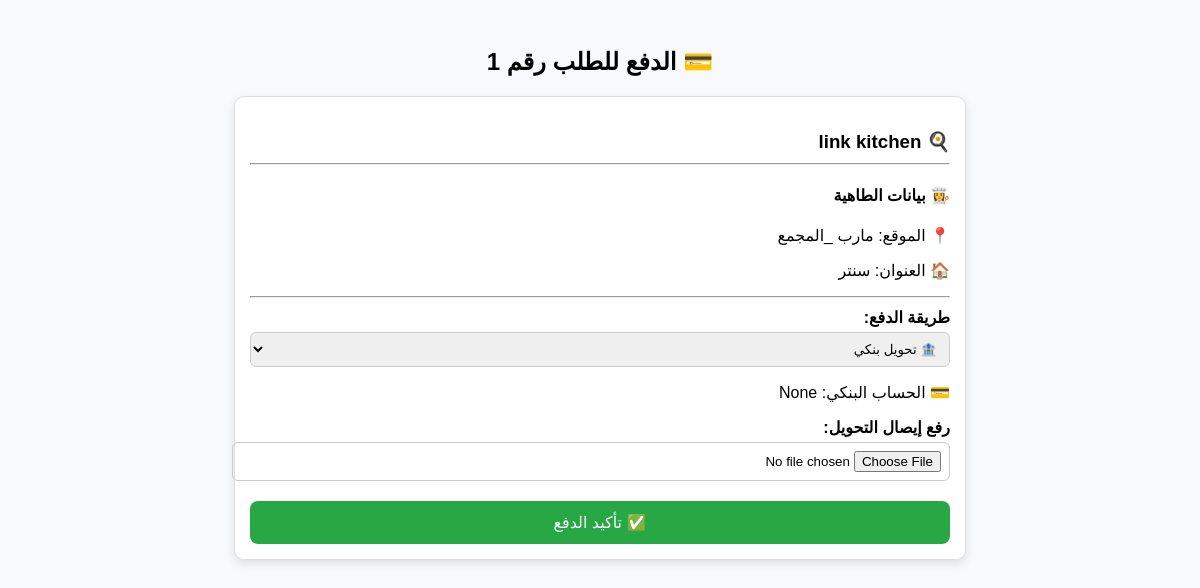
The page /checkout/1 on the database its author committed.
### app/models/order_model.py (models this page shows, shortened)
class Order(db.Model):
    __tablename__ = "orders"
    id = db.Column(db.Integer, primary_key=True, autoincrement=True)
    user_id = db.Column(db.Integer, db.ForeignKey("users.id"), nullable=False)
    user = db.relationship("User", back_populates="orders", foreign_keys=[user_id])
    customer_id = db.Column(db.Integer, db.ForeignKey("users.id"))
    customer = db.relationship("User", back_populates="customer_orders", foreign_keys=[customer_id])
    customer_name = db.Column(db.String(150))
    date = db.Column(db.DateTime, default=datetime.utcnow)
    total_price = db.Column(db.Float, nullable=False)
    status = db.Column(db.String(50), default="new")
    payment_method = db.Column(db.String(20), default="cash")
    proof_image = db.Column(db.String(200))
    kitchen_id = db.Column(db.Integer, db.ForeignKey("kitchens.id"), nullable=False)
    kitchen = db.relationship("Kitchen", backref="orders")
    order_items = db.relationship("OrderItem", back_populates="order", cascade="all, delete-orphan")

### app/models/kitchen_model.py (models this page shows, shortened)
class Kitchen(db.Model):
    __tablename__ = "kitchens"
    id = db.Column(db.Integer, primary_key=True, autoincrement=True)
    user_id = db.Column(db.Integer, db.ForeignKey("users.id"))
    kitchen_name = db.Column(db.String(150), nullable=False)
    kitchen_logo = db.Column(db.String(255))   # صورة شعار المطبخ
    bank_account_name = db.Column(db.String(150))
    bank_account_number = db.Column(db.String(100))
    chef_name = db.Column(db.String(150))   # اسم الطاهية
    chef_phone = db.Column(db.String(50))   # رقم الطاهية
    status = db.Column(db.String(20), default="pending")
    created_at = db.Column(db.TIMESTAMP, server_default=db.func.current_timestamp())
    featured = db.Column(db.Integer, default=0)  # 0 = عادي، 1 = مميز
    is_open = db.Column(db.Integer, default=1)   # 1 = مفتوح، 0 = مغلق
    location = db.Column(db.String(150))
    address = db.Column(db.String(255))  # أدق من location
    description = db.Column(db.Text)
    meals = db.relationship("Meal", back_populates="kitchen", cascade="all, delete-orphan")

### app/routes/shop_routes.py (the view, shortened to what this page needs)
@shop.route("/checkout/<int:order_id>", methods=["GET", "POST"])
def checkout(order_id):
    order = Order.query.get_or_404(order_id)
    return render_template("main/checkout.html", order=order)

### app/templates/main/checkout.html (shortened to what this page needs)
<!DOCTYPE html>
<html lang="ar" dir="rtl">
<head>
</head>
<body>
<h2>💳 الدفع للطلب رقم {{ order.id }}</h2>
<div class="kitchen-box">
    <h3>🍳 {{ order.kitchen.kitchen_name }}</h3>
    <hr>
    <h4>👩‍🍳 بيانات الطاهية</h4>
    <p>📍 الموقع: {{ order.kitchen.location }}</p>
    <p>🏠 العنوان: {{ order.kitchen.address }}</p>
    <hr>
    <form method="POST" enctype="multipart/form-data">
        <label>طريقة الدفع:</label>
        <select name="payment_method" required>
            <option value="bank">🏦 تحويل بنكي</option>
        </select>
        <div>
            <p>💳 الحساب البنكي: {{ order.kitchen.bank_account_number }}</p>
            <label>رفع إيصال التحويل:</label>
            <input type="file" name="proof" accept="image/*">
        </div>
        <button type="submit">✅ تأكيد الدفع</button>
    </form>
</div>
</body>
</html>

### app/templates/main/checkout.html (style rules this page uses)
body { font-family: Tahoma, sans-serif; background:#f8f9fa; padding:20px; }
h2 { text-align:center; margin-bottom:20px; }
.kitchen-box { border:1px solid #ddd; margin:15px auto; padding:15px; border-radius:10px; background:#fff; max-width:700px; box-shadow:0 4px 10px rgba(0,0,0,0.1); }
.kitchen-box h3 { margin-bottom:10px; }
label { font-weight:bold; display:block; margin-top:10px; }
select, input[type="file"] { width:100%; padding:8px; margin-top:5px; border:1px solid #ccc; border-radius:6px; }
button { background:#28a745; color:white; border:none; padding:12px 20px; border-radius:8px; cursor:pointer; margin-top:20px; font-size:16px; width:100%; }

### rows shown on the page
Order: id "1"
Kitchen: kitchen.kitchen_name "link kitchen", kitchen.location "مارب _المجمع", kitchen.address "سنتر", kitchen.bank_account_number "None"
